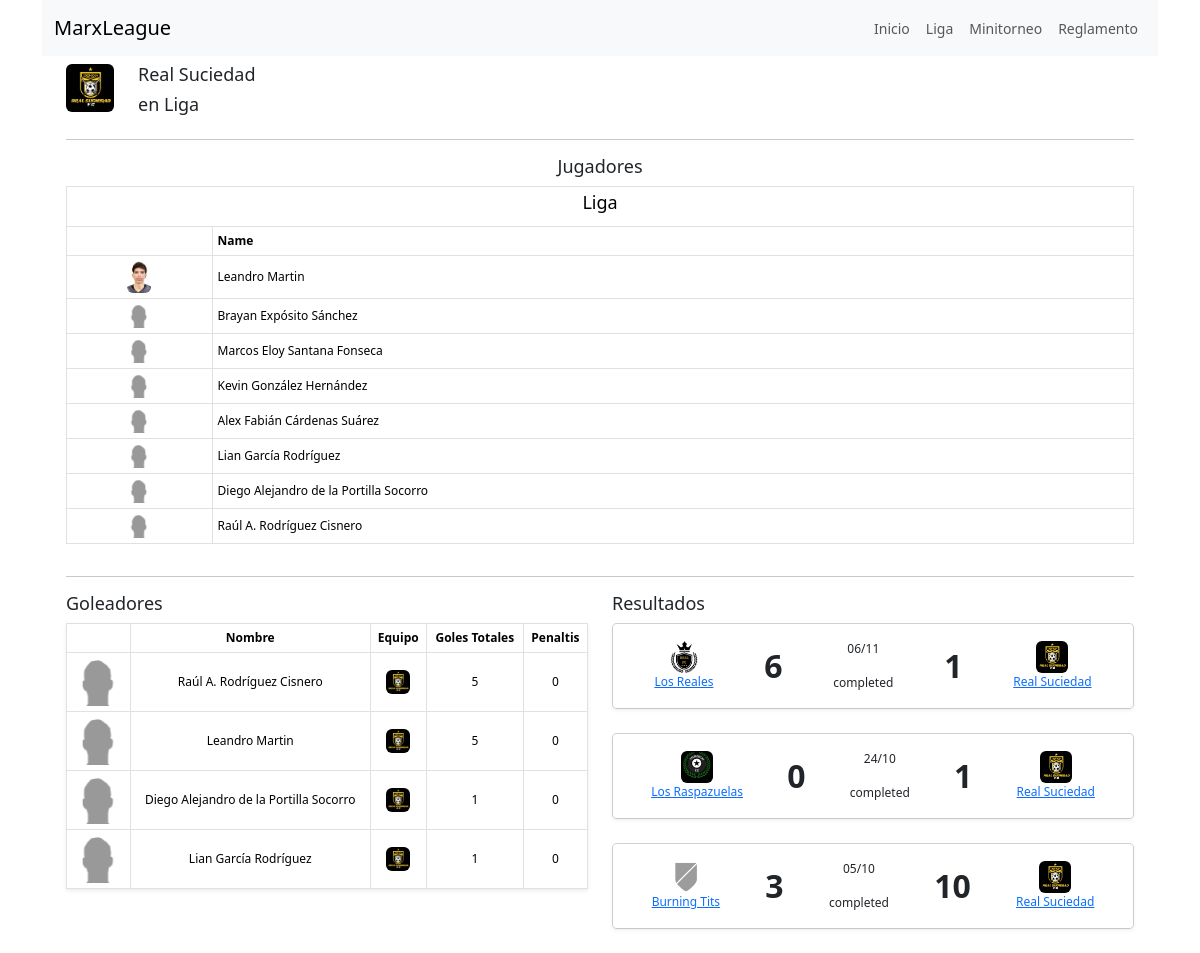
Screenshot of /team-details/liga/real_suciedad with the database file from the repository.
### futbol/models/team.py (models this page shows)
class Team(models.Model):
    name = models.CharField(max_length=100, unique=True, null=True, blank=True)
    slug = models.SlugField(max_length=100, unique=True, blank=True, null=True)
    grade = models.CharField(max_length=50, null=True, blank=True)
    abbrev = models.CharField(max_length=3, null=True, blank=True)
    imagen = models.CharField(max_length=3, null=True, blank=True)
    def __str__(self):
        return self.name

### futbol/models/league.py (models this page shows, shortened)
class League(models.Model):
    name = models.CharField(max_length=100, unique=True, default="Nombre")
    slug = models.SlugField(max_length=100, unique=True, blank=True, null=True)
    teams = models.ManyToManyField('Team', related_name='leagues')

### futbol/models/player_league_team.py (models this page shows, shortened)
class PlayerLeagueTeam(models.Model):
    player = models.ForeignKey(Player, on_delete=models.CASCADE)
    league = models.ForeignKey(League, on_delete=models.CASCADE)
    team = models.ForeignKey(Team, on_delete=models.CASCADE)
    active = models.BooleanField(default=True)

### futbol/models/player.py (models this page shows, shortened)
class Player(models.Model):
    name = models.CharField(max_length=100, unique=True, default="Nombre")
    grade = models.CharField(max_length=50, null=True, blank=True)
    imagen = models.CharField(max_length=100, null=True, blank=True)
    alias = models.CharField(max_length=50, null=True, blank=True)

### futbol/models/schedule.py (models this page shows, shortened)
class Schedule(models.Model):
    STATUS_CHOICES = [
        ("completed", "Completed"),
        ("scheduled", "Scheduled"),
        ("raining", "Raining"),
        ("playing", "Playing"),
        ("pending", "Pending"),
    ]
    STAGES_CHOICES = [
        ("regular", "Regular"),
        ("octavos", "Octavos"),
        ("cuartos", "Cuartos"),
        ("semifinal", "SemiFinal"),
        ("final", "Final"),
    ]
    league = models.ForeignKey(League, on_delete=models.SET_NULL, null=True)
    vs = models.ForeignKey(
        Team,
        on_delete=models.SET_NULL,
        related_name="vs_schedule",
        null=True,
        blank=True,
    )
    hc = models.ForeignKey(
        Team,
        on_delete=models.SET_NULL,
        related_name="hc_schedule",
        null=True,
        blank=True,
    )
    date = models.DateField(null=True, blank=True)
    vs_goals = models.IntegerField(null=True, blank=True, default=0)
    hc_goals = models.IntegerField(null=True, blank=True, default=0)
    vs_definition_penalties = models.IntegerField(null=True, blank=True, default=0)
    hc_definition_penalties = models.IntegerField(null=True, blank=True, default=0)
    mvp = models.ForeignKey(Player, on_delete=models.SET_NULL, null=True, blank=True)
    status = models.CharField(
        max_length=20, choices=STATUS_CHOICES, default="scheduled"
    )
    stages = models.CharField(max_length=20, choices=STAGES_CHOICES, default="regular")

### futbol/views/pages/team_details_page.py (the view)
# urls.py: path("team-details/<slug:league_slug>/<slug:team_slug>", TeamDetailsPageView.as_view(), name="team_details_page"),
class TeamDetailsPageView(TemplateView):
    template_name = "pages/team_details_page.html"
    def get_context_data(self, **kwargs):
        context = super().get_context_data(**kwargs)
        leagues = League.objects.all()
        team = Team.objects.get(slug=kwargs.get("team_slug"))
        league = League.objects.get(slug=kwargs.get("league_slug"))
        players_leagues_teams = PlayerLeagueTeam.objects.filter(
            team=team, league=league, active=True
        )
        schedules_view = ScheduleView(**kwargs)
        schedules_context = schedules_view.get_context_data(
            request=self.request,
            league_slug=self.kwargs.get("league_slug"),
            team_slug=self.kwargs.get("team_slug"),
        )
        context["schedules"] = render_to_string(
            schedules_view.template_name, schedules_context
        )
        stats_goals_view = StatsGoalsView(**kwargs)
        stats_goals_context = stats_goals_view.get_context_data(
            request=self.request,
            league_slug=self.kwargs.get("league_slug"),
            team_slug=self.kwargs.get("team_slug"),
        )
        stats_goals_view = render_to_string(
            stats_goals_view.template_name, stats_goals_context
        )
        context["stats_goals_view"] = stats_goals_view
        context["team"] = team
        context["players_leagues_teams"] = players_leagues_teams
        context["league"] = league
        context["leagues"] = leagues
        return context

### futbol/templates/views/schedule_view.html (shortened to what this page needs)
{% load static %}
<div class="card-deck">
  {% for schedule in schedules %}
    <div class="card mb-4">
      <div class="card-body shadow-sm">
        <div class="d-flex justify-content-between align-items-center">
          <div class="text-center flex-fill">
            <img style="height: 32px; width: 32px" src="{% static 'futbol/images/logos/' %}{{ schedule.hc.imagen|default:'na' }}.png" class="rounded" alt="Logo" />
            <br />
            <a href="{% url 'team_details_page' league.slug schedule.hc.slug %}">{{ schedule.hc }}</a>
          </div>
          <div class="text-center flex-fill">
            <div class="fw-bold fs-2 text-center">
              {% if schedule.hc_goals is not None  %}
                {{ schedule.hc_goals }}
              {% endif %}
            </div>
          </div>
          <div class="text-center flex-fill">
            <p class="card-text">{{ schedule.date|date:'d/m' }}</p>
            <p class="card-text">{{ schedule.status }}</p>
          </div>
          <div class="flex-fill">
            <div class="fw-bold fs-2 text-center">
              {% if schedule.vs_goals is not None  %}
                {{ schedule.vs_goals }}
              {% endif %}
            </div>
          </div>
          <div class="text-center flex-fill">
            <img style="height: 32px; width: 32px" src="{% static 'futbol/images/logos/' %}{{ schedule.vs.imagen|default:'na' }}.png" class="rounded" alt="Logo" />
            <br />
            <a href="{% url 'team_details_page' league.slug schedule.vs.slug %}">{{ schedule.vs }}</a>
          </div>
        </div>
      </div>
    </div>
  {% endfor %}
</div>

### futbol/templates/views/stats_goals_view.html (shortened to what this page needs)
{% load static %}
<table class="table table-bordered table-condensed shadow-sm">
  <thead>
    <tr>
      <th class="text-center"></th>
      <th class="text-center">Nombre</th>
      <th class="text-center">Equipo</th>
      <th class="text-center">Goles Totales</th>
      <th class="text-center">Penaltis</th>
    </tr>
  </thead>
  <tbody>
    {% for goal in goals %}
      <tr>
        <td class="text-center">
          <img style="height: 48; width: 48px" src="{% static 'futbol/images/players/' %}{{ goal.player__imagen|default:'na' }}.png" class="rounded" alt="Logo" /> <br />
        </td>
        <td class="text-center align-middle">{{ goal.player__name }}</td>
        <td class="text-center align-middle">
          <img style="height: 24; width: 24px" src="{% static 'futbol/images/logos/' %}{{ goal.player__playerleagueteam__team__imagen|default:'na' }}.png" class="rounded" alt="Logo" />
        </td>
        <td class="text-center align-middle">{{ goal.goals }}</td>
        <td class="text-center align-middle">{{ goal.penalties }}</td>
      </tr>
    {% endfor %}
  </tbody>
</table>

### futbol/templates/pages/team_details_page.html (shortened to what this page needs)
{% extends './base.html' %}
{% load static %}
{% block content %}
  <div class="container">
    <div class="row">
      <div class="col-auto">
        <img style="height: 48; width: 48px" src="{% static 'futbol/images/logos/' %}{{ team.imagen|default:'na' }}.png" class="rounded" alt="Logo" />
      </div>
      <div class="col">
        <h1>{{ team.name }}</h1>
        <h1>en {{ league.name }}</h1>
      </div>
    </div>
    <hr />
    <h5 class="text-center">Jugadores</h5>
    <div class="row">
        <div class="col-md">
          <table class="table table-bordered">
            <thead>
              <tr>
                <th class="text-center align-middle"  colspan="2"><h2>{{ league.name }}</h2></th>
              </tr>
              <tr>
                <th scope="col"></th>
                <th scope="col">Name</th>
              </tr>
            </thead>
            <tbody>
              {% for player_league_team in players_leagues_teams %}
                  <tr>
                    <td class="text-center align-middle">
                      <img style="height: 24; width: 24px" src="{% static 'futbol/images/players/' %}{{ player_league_team.player.imagen|default:'na' }}.png" class="rounded" alt="Logo" />
                    </td>
                    <td class="align-middle">{{ player_league_team.player.name }}</td>
                  </tr>
              {% endfor %}
            </tbody>
          </table>
        </div>
    </div>
    <hr />
    <div class="row mt-2">
      <div class="col-md">
        <div class="d-flex justify-content-between">
          <h3 class="mr-auto">Goleadores</h3>
        </div>
        {{ stats_goals_view }}
      </div>
      <div class="col-md">
        <div class="d-flex justify-content-between">
          <h3 class="mr-auto">Resultados</h3>
        </div>
        {{ schedules }}
      </div>
    </div>
  </div>
{% endblock %}

### static/css/style.css (style rules this page uses)
body { font-size: 14px; }
h1, h2, h3, h4, h5, h6 { font-size: 18px; color: var(--primary-color); }
.card { font-size: 12px; border-radius: 5px; }
.table { font-size: 12px; border-spacing: 0; border-collapse: collapse; }
.table th, .table td { padding: 5px; }

### rows the page displays
Team: name "Real Suciedad"
League: name "Liga"
PlayerLeagueTeam: player.imagen (picture), player.name "Leandro Martin"
PlayerLeagueTeam: player.name "Brayan Expósito Sánchez"
PlayerLeagueTeam: player.name "Marcos Eloy Santana Fonseca"
PlayerLeagueTeam: player.name "Kevin González Hernández"
PlayerLeagueTeam: player.name "Alex Fabián Cárdenas Suárez"
PlayerLeagueTeam: player.name "Lian García Rodríguez"
PlayerLeagueTeam: player.name "Diego Alejandro de la Portilla Socorro"
PlayerLeagueTeam: player.name "Raúl A. Rodríguez Cisnero"
Player: player__name "Raúl A. Rodríguez Cisnero", goals "5", penalties "0"
Player: player__name "Leandro Martin", goals "5", penalties "0"
Player: player__name "Diego Alejandro de la Portilla Socorro", goals "1", penalties "0"
Player: player__name "Lian García Rodríguez", goals "1", penalties "0"
Schedule: shows a picture, hc "Los Reales", hc_goals "6", date "06/11", status "completed", vs_goals "1", vs "Real Suciedad"
Schedule: shows a picture, hc "Los Raspazuelas", hc_goals "0", date "24/10", status "completed", vs_goals "1", vs "Real Suciedad"
Schedule: shows a picture, hc "Burning Tits", hc_goals "3", date "05/10", status "completed", vs_goals "10", vs "Real Suciedad"
